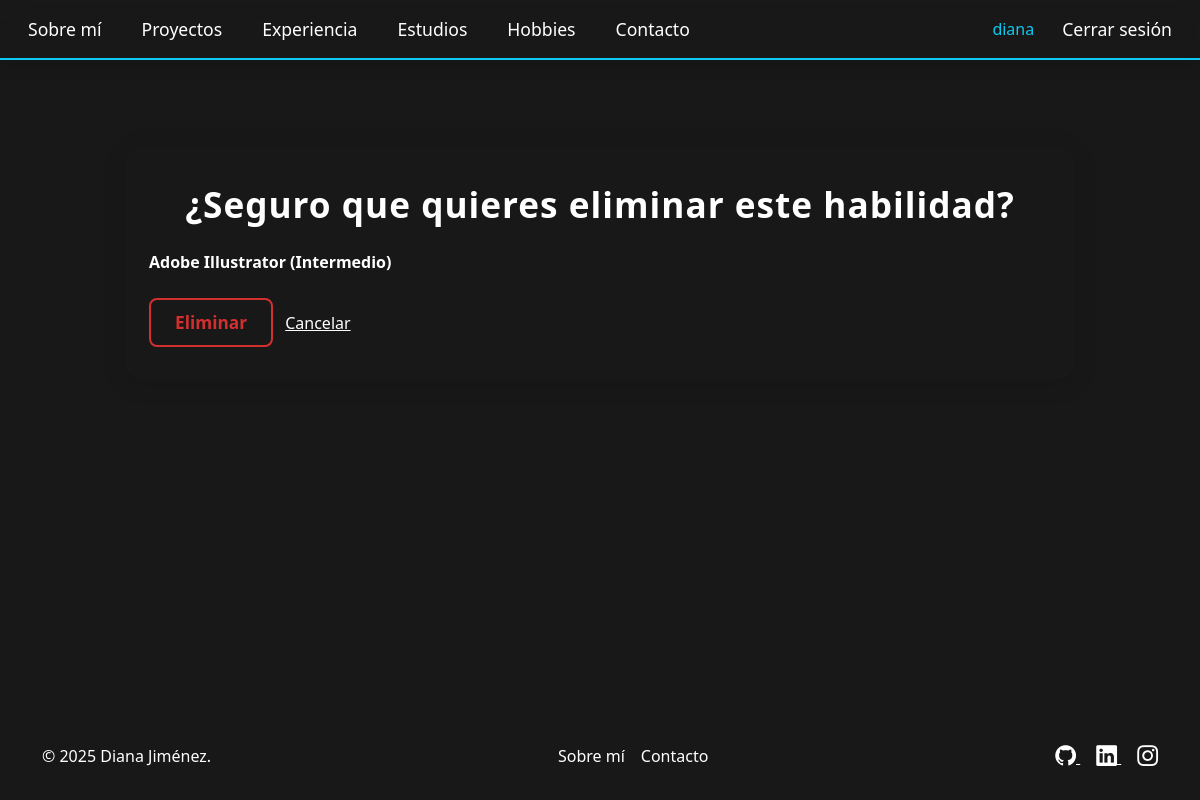
The app's page /habilidades/eliminar/12/ (signed in), older data.
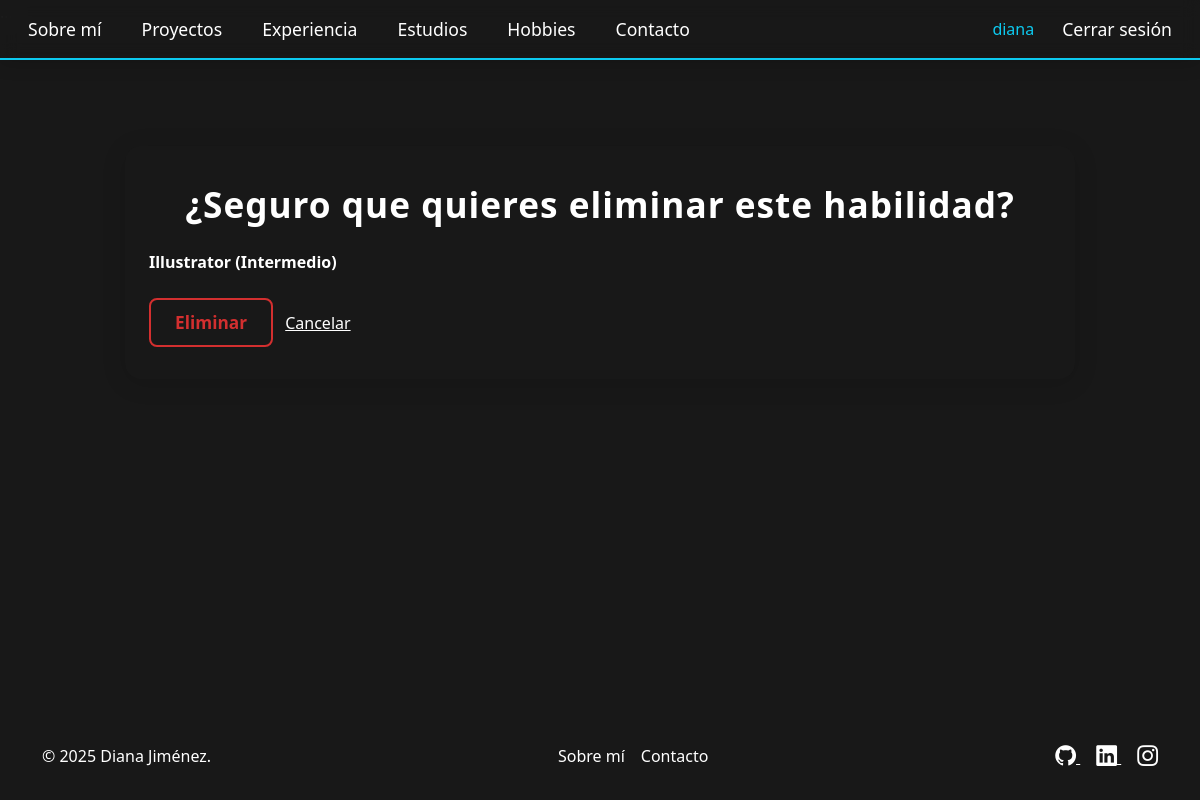
The same page, newer data.
### portafolio_app/models.py (models this page shows)
class Habilidad(models.Model):
    NIVEL_CHOICES = [
        ('basico', 'Básico'),
        ('intermedio', 'Intermedio'),
        ('avanzado', 'Avanzado'),
    ]
    nombre = models.CharField(max_length=50)
    nivel = models.CharField(max_length=20, choices=NIVEL_CHOICES)
    icono = models.TextField(help_text="Código HTML para el icono (SVG o <i> de Bootstrap).")
    class Meta:
        verbose_name = "Habilidad"
        verbose_name_plural = "Habilidades"
    def __str__(self):
        return f"{self.nombre} ({self.get_nivel_display()})"

### portafolio_app/views.py (the view)
# urls.py: path('habilidades/eliminar/<int:pk>/', views.eliminar_habilidad, name='eliminar_habilidad'),
@login_required
def eliminar_habilidad(request, pk):
    habilidad = get_object_or_404(Habilidad, pk=pk)
    if request.method == 'POST':
        habilidad.delete()
        return redirect('lista_habilidades')
    return render(request, 'portafolio/confirmar_eliminar.html', {'objeto': habilidad, 'tipo': 'habilidad'})

### portafolio_app/templates/portafolio/confirmar_eliminar.html (shortened to what this page needs)
{% extends 'portafolio/base.html' %}
{% block contenido %}
<div class="crud-container crud-confirm">
    <div class="crud-title">¿Seguro que quieres eliminar este {{ tipo }}?</div>
    <p><strong>{{ objeto }}</strong></p>
    <form method="post">
        <button type="submit" class="crud-btn-primary">Eliminar</button>
        <a href="javascript:history.back()" class="crud-btn-secondary">Cancelar</a>
    </form>
</div>
{% endblock %}

Row changes from the older to the newer data that the page shows:
changed Habilidad: nombre+nivel "Adobe Illustrator (Intermedio)" → "Illustrator (Intermedio)"
